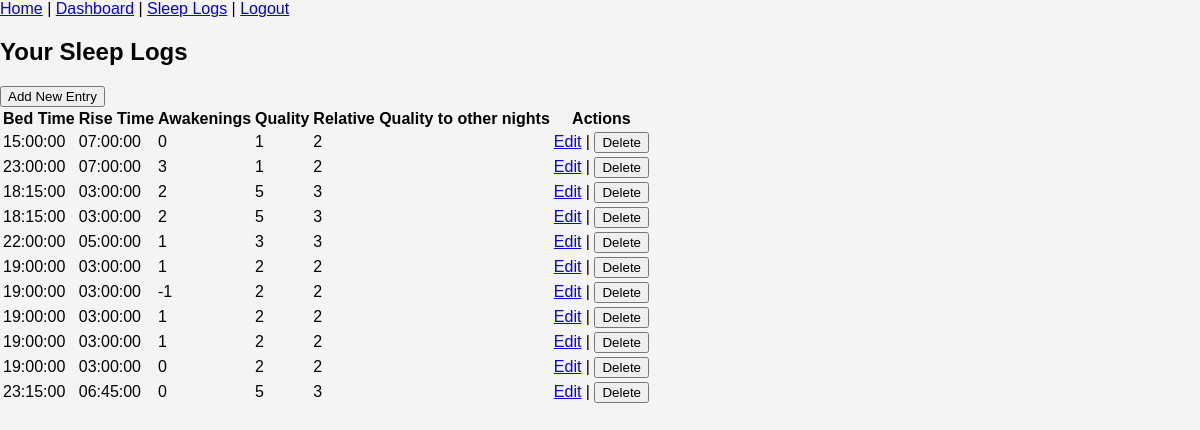
The app's page /sleep_log/sleep_logs (signed in), older data.
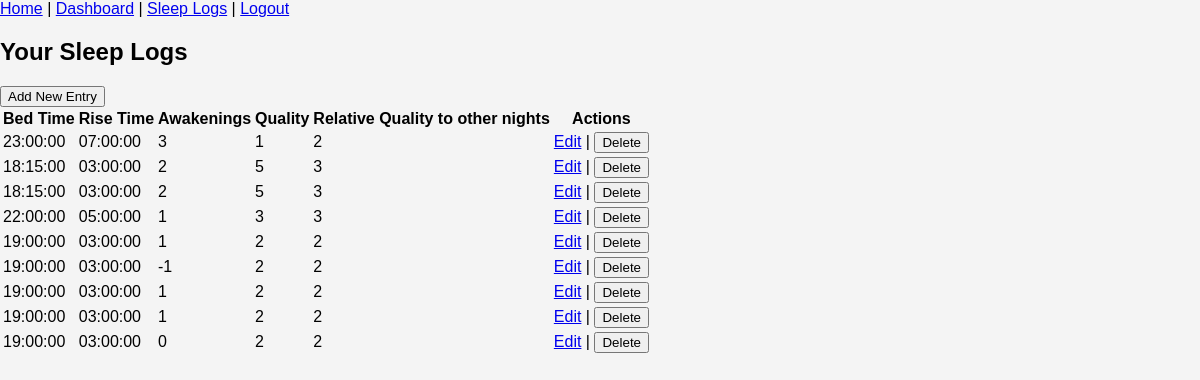
The same page, newer data.
### sleep_tracker/models.py (models this page shows, shortened)
class SleepLog(db.Model):
    id = db.Column(db.Integer, primary_key=True)
    user_id = db.Column(db.Integer, db.ForeignKey('user.id'), nullable=False)
    date = db.Column(db.Date, nullable=False) #can't be unique as user could go to bed at 1am on 2/2 and again go to bed at 11pm on 2/2.
    bedtime = db.Column(db.Time, nullable=False)
    risetime = db.Column(db.Time, nullable=False)
    sleep_quality = db.Column(db.Integer, nullable=False) #1-5 score range, to be handled by the UI
    relative_quality = db.Column(db.Integer, nullable=False) #1-5 score range, to be handled by the UI
    awakenings = db.Column(db.Integer, nullable=False) #positive integer
    OSA_interventions = db.Column(db.Boolean, nullable=False)
    caffeine = db.Column(db.Boolean, nullable=False)
    sleep_aid = db.Column(db.Boolean, nullable=False)
    alcohol = db.Column(db.Boolean, nullable=False)
    cannabis = db.Column(db.Boolean, nullable=False)
    typical_day = db.Column(db.Boolean, nullable=False)
    sleep_period_duration = db.Column(db.Integer, nullable=False)

### sleep_tracker/routes/sleep_log.py (the view)
@sleep_log.route("/sleep_logs")
@login_required
def sleep_logs():
    logs = SleepLog.query.filter_by(user_id=current_user.id).order_by(SleepLog.date)
    return render_template('sleep_logs.html', logs=logs)

### sleep_tracker/__init__.py (called while the page is built)
@login_mgr.user_loader
def load_user(user_id):
    from .models import User
    return User.query.get(int(user_id))

### sleep_tracker/templates/sleep_logs.html
{% extends "base.html" %}
{% block content %}
<h2>Your Sleep Logs</h2>
<a href = "{{ url_for('sleep_log.log_sleep') }}">
    <button>Add New Entry</button>
</a>
<table>
    <tr>
        <th>Bed Time</th>
        <th>Rise Time</th>
        <th>Awakenings</th>
        <th>Quality</th>
        <th>Relative Quality to other nights</th>
        <th>Actions</th>
    </tr>
    {% for log in logs %}
    <tr>
        <td>{{ log.bedtime }}</td>
        <td>{{ log.risetime }}</td>
        <td>{{ log.awakenings }}</td>
        <td>{{ log.sleep_quality }}</td>
        <td>{{ log.relative_quality }}</td>
        <td>
            <a href="{{ url_for('sleep_log.edit_log', log_id=log.id) }}">Edit</a> |
            <form action="{{ url_for('sleep_log.delete_log', log_id=log.id) }}" method="POST" style="display:inline;">
                <button type="submit" onclick="return confirm('Are you sure?')">Delete</button>
            </form>
        </td>
    </tr>
    {% endfor %}
</table>
{% endblock %}

Row changes from the older to the newer data that the page shows:
removed SleepLog: bedtime "15:00:00", risetime "07:00:00", awakenings "0", sleep_quality "1", relative_quality "2"
no longer on this page (row edited): SleepLog: bedtime "23:15:00", risetime "06:45:00", awakenings "0", sleep_quality "5", relative_quality "3"
